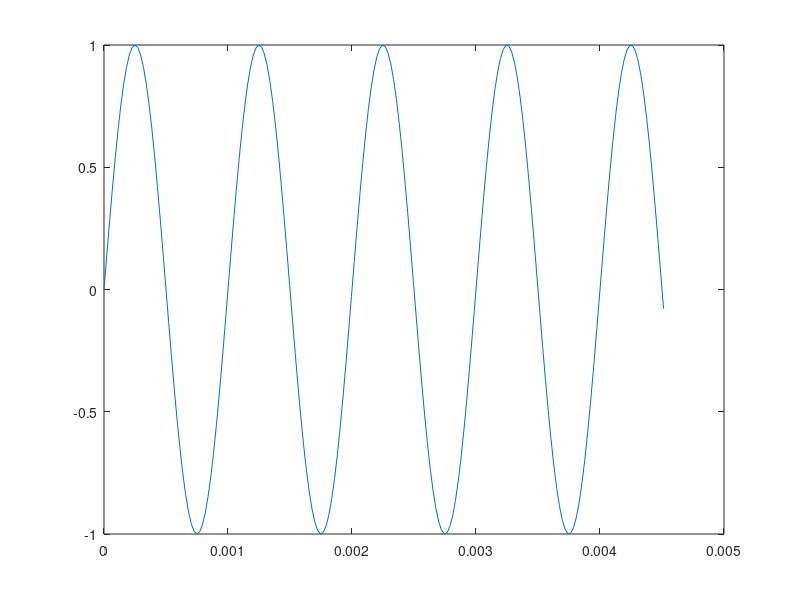

This chart was generated by the following MATLAB code:
% Generate a 1 kHz sine waveform with a 10 seconds duration
Fs = 44.1e3; % one of the standard sampling freq. for audio signals
Tm = 120; % max duration in seconds
Nm = Fs*Tm; % the max number of sampling points
t = (0:Nm)/Fs; % t-axis
A0 = 1; % Amplitude of the signal
f0 = 1e3; % frequency of the signal in Hz
x_t = A0*sin(2*pi*f0*t);
nn = 1:200; plot(t(nn),x_t(nn))
sound(x_t, Fs); %sends x_t with FS out to the speaker. Note -1.0<=x_t<=1.0